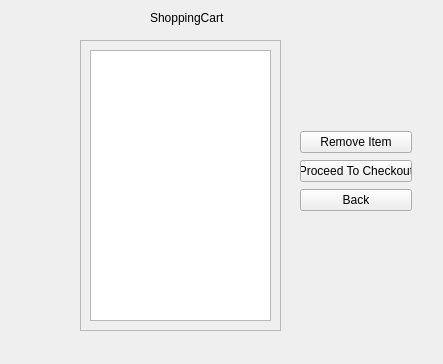
<?xml version="1.0" encoding="UTF-8"?>
<ui version="4.0">
 <class>ShoppingCartWindowNew</class>
 <widget class="QWidget" name="ShoppingCartWindowNew">
  <property name="geometry">
   <rect>
    <x>0</x>
    <y>0</y>
    <width>443</width>
    <height>364</height>
   </rect>
  </property>
  <property name="windowTitle">
   <string>Form</string>
  </property>
  <widget class="QScrollArea" name="scrollArea">
   <property name="geometry">
    <rect>
     <x>80</x>
     <y>40</y>
     <width>201</width>
     <height>291</height>
    </rect>
   </property>
   <property name="widgetResizable">
    <bool>true</bool>
   </property>
   <widget class="QWidget" name="scrollAreaWidgetContents">
    <property name="geometry">
     <rect>
      <x>0</x>
      <y>0</y>
      <width>199</width>
      <height>289</height>
     </rect>
    </property>
    <layout class="QGridLayout" name="gridLayout">
     <item row="0" column="0">
      <widget class="QListWidget" name="listWidget"/>
     </item>
    </layout>
   </widget>
  </widget>
  <widget class="QLabel" name="label">
   <property name="geometry">
    <rect>
     <x>150</x>
     <y>10</y>
     <width>91</width>
     <height>16</height>
    </rect>
   </property>
   <property name="text">
    <string>ShoppingCart</string>
   </property>
  </widget>
  <widget class="QWidget" name="layoutWidget">
   <property name="geometry">
    <rect>
     <x>300</x>
     <y>130</y>
     <width>112</width>
     <height>83</height>
    </rect>
   </property>
   <layout class="QVBoxLayout" name="verticalLayout">
    <item>
     <widget class="QPushButton" name="remove_button">
      <property name="text">
       <string>Remove Item</string>
      </property>
     </widget>
    </item>
    <item>
     <widget class="QPushButton" name="checkout_button">
      <property name="text">
       <string>Proceed To Checkout</string>
      </property>
     </widget>
    </item>
    <item>
     <widget class="QPushButton" name="back_button">
      <property name="text">
       <string>Back</string>
      </property>
     </widget>
    </item>
   </layout>
  </widget>
 </widget>
 <resources/>
 <connections/>
</ui>
